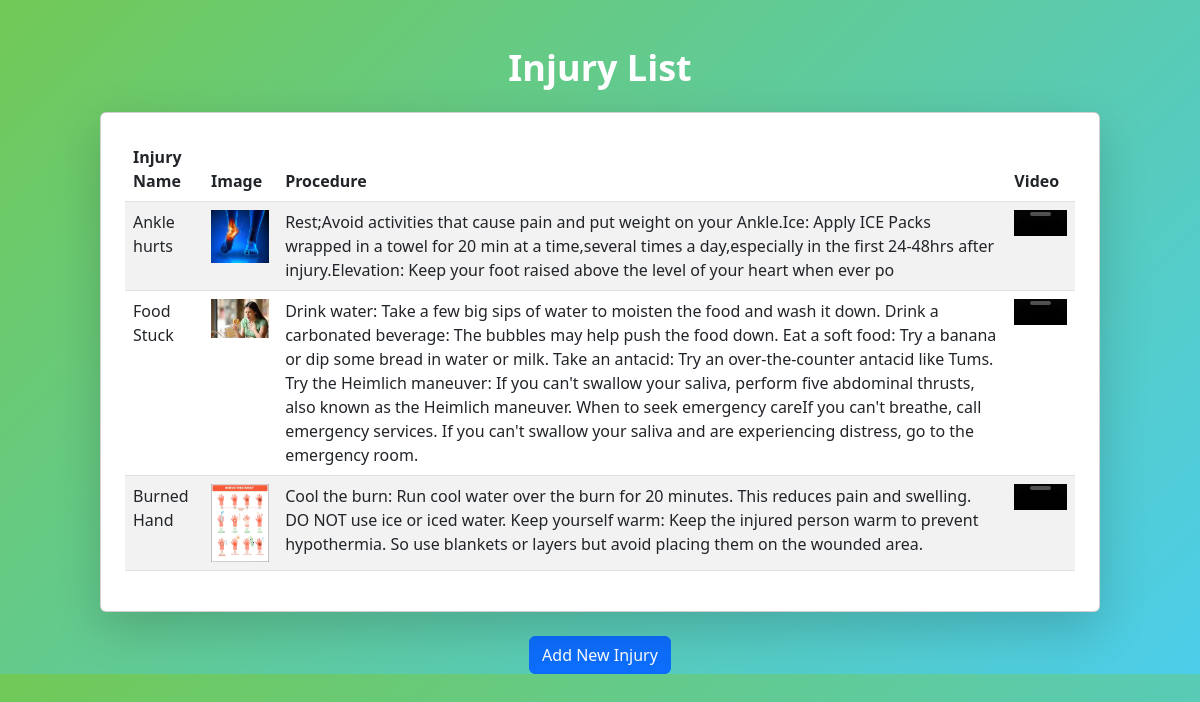
The app's page /injurylist/ with its own data.
### fapk/models.py (models this page shows)
class injury(models.Model):
    injuryname=models.CharField(max_length=100)
    injuryimg=models.ImageField(upload_to='injuryimg/',null=True,blank=True)
    procedure=models.CharField(max_length=2000)
    procedurevideo = models.FileField(upload_to='injuryprocvideo/',null=True,blank=True)

### fapk/views.py (the view)
# urls.py: path('injurylist/',views.injurylist,name='injurylist'),
def injurylist(request):
    user=injury.objects.all()
    return render(request,'injurylist.html',{'user':user})

### fapk/templates/injurylist.html (shortened to what this page needs)
<!DOCTYPE html>
<html lang="en">
<head>
    <link href="https://cdn.jsdelivr.net/npm/bootstrap@5.3.0-alpha1/dist/css/bootstrap.min.css" rel="stylesheet">
    <script src="https://cdn.tailwindcss.com"></script>
</head>
<body class="bg-gray-50">
    <div class="container mt-5">
        <h1 class="text-center mb-4 text-4xl font-bold">Injury List</h1>
        <div class="card p-4 shadow-lg">
            <table class="table table-striped">
                <thead>
                    <tr>
                        <th scope="col">Injury Name</th>
                        <th scope="col">Image</th>
                        <th scope="col">Procedure</th>
                        <th scope="col">Video</th>
                    </tr>
                </thead>
                <tbody>
                    {% for injury in user %}
                    <tr>
                        <td>{{ injury.injuryname }}</td>
                        <td>
                            {% if injury.injuryimg %}
                            <img src="{{ injury.injuryimg.url }}" alt="Injury Image" class="img-fluid" style="width: 100px; height: auto;">
                            {% else %}
                            No Image Available
                            {% endif %}
                        </td>
                        <td>{{ injury.procedure }}</td>
                        <td>
                            {% if injury.procedurevideo %}
                            <video width="100" controls>
                                <source src="{{ injury.procedurevideo.url }}" type="video/mp4">
                            </video>
                            {% else %}
                            No Video Available
                            {% endif %}
                        </td>
                    </tr>
                    {% empty %}
                    <tr>
                        <td colspan="4" class="text-center">No injuries recorded.</td>
                    </tr>
                    {% endfor %}
                </tbody>
            </table>
        </div>
        <div class="text-center mt-4">
            <a href="{% url 'injury' %}" class="btn btn-primary">Add New Injury</a>
        </div>
    </div>
</body>
</html>

### fapk/templates/injurylist.html (style rules this page uses)
body { background: linear-gradient(135deg,rgb(113, 201, 86),rgb(76, 205, 234)); }
h1 { color: white; }

### records on screen
injury: injuryname "Ankle hurts", injuryimg (picture), procedure "Rest;Avoid activities that cause pain and put weight on your Ankle.Ice: Apply ICE Packs wrapped in a towel for 20 min at a time,several times a day,especially in the first 24-48hrs after injury.Elevation: Keep your foot raised above the level of your heart when ever po"
injury: injuryname "Food Stuck", injuryimg (picture), procedure "Drink water: Take a few big sips of water to moisten the food and wash it down. Drink a carbonated beverage: The bubbles may help push the food down. Eat a soft food: Try a banana or dip some bread in water or milk. Take an antacid: Try an over-the-counter antacid like Tums. Try the Heimlich maneuver: If you can't swallow your saliva, perform five abdominal thrusts, also known as the Heimlich maneuver. When to seek emergency careIf you can't breathe, call emergency services. If you can't swallow your saliva and are experiencing distress, go to the emergency room."
injury: injuryname "Burned Hand", injuryimg (picture), procedure "Cool the burn: Run cool water over the burn for 20 minutes. This reduces pain and swelling. DO NOT use ice or iced water. Keep yourself warm: Keep the injured person warm to prevent hypothermia. So use blankets or layers but avoid placing them on the wounded area."
